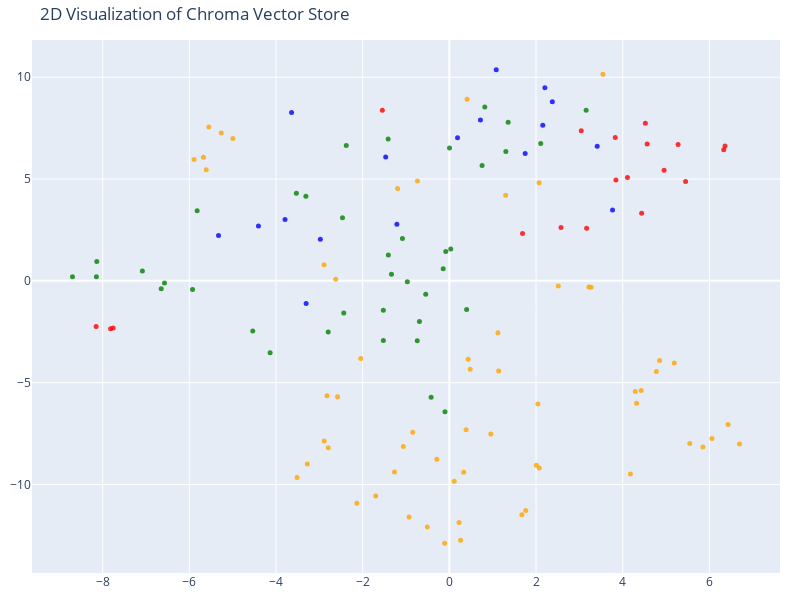

Notebook code for this chart:
### Code cell
tsne = TSNE(n_components=2, random_state=42)
reduced_vectors = tsne.fit_transform(vectors)

fig = go.Figure(data=[go.Scatter(
    x=reduced_vectors[:, 0],
    y=reduced_vectors[:, 1],
    mode='markers',
    marker=dict(size=5, color=colors, opacity=0.8),
    text=[f"Type: {t}<br>Text: {d[:50]}..." for t, d in zip(doc_types, documents)],
    hoverinfo='text'
)])

fig.update_layout(
    title='2D Visualization of Chroma Vector Store',
    scene=dict(xaxis_title='x', yaxis_title='y'),
    width=800,
    height=600,
    margin=dict(r=20, b=10, l=10, t=40)
)

fig.show()

### Figure 1 — Plotly figure (JSON) as saved in the notebook; plotly's stock layout.template omitted (floating-point values rounded to 4 significant figures; data arrays with more than 128 entries replaced by an {"elided": "..."} marker saying what was removed)
{"data": [{"hoverinfo": "text", "marker": {"color": {"elided": "135 str values"}, "opacity": 0.8, "size": 5}, "mode": "markers", "text": {"elided": "135 str values"}, "type": "scatter", "x": {"elided": "135 float values"}, "y": {"elided": "135 float values"}}], "layout": {"height": 600, "margin": {"b": 10, "l": 10, "r": 20, "t": 40}, "scene": {"xaxis": {"title": {"text": "x"}}, "yaxis": {"title": {"text": "y"}}}, "title": {"text": "2D Visualization of Chroma Vector Store"}, "width": 800}}
